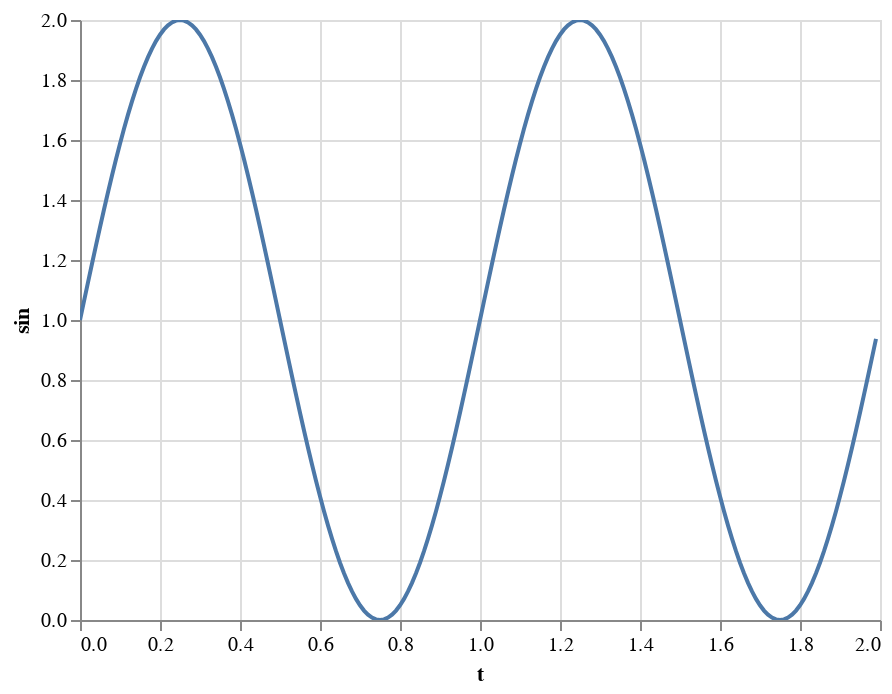

Notebook source saved alongside this figure:
### Code cell
# https://altair-viz.github.io/
import altair as alt

df = pd.DataFrame(list(zip(s, t)), columns=['sin', 't'])
alt.Chart(df).mark_line().encode(
    y='sin',
    x='t',
    tooltip=['sin', 't']
).interactive()

### Figure 1 — Vega-Lite specification as saved in the notebook (floating-point values rounded to 4 significant figures; data arrays with more than 128 entries replaced by an {"elided": "..."} marker saying what was removed)
{"$schema": "https://vega.github.io/schema/vega-lite/v2.6.0.json", "config": {"view": {"height": 300, "width": 400}}, "data": {"name": "data-87b6d5d7a3e92782e92be6a7c606fcdd"}, "datasets": {"data-87b6d5d7a3e92782e92be6a7c606fcdd": {"elided": "200 records"}}, "encoding": {"tooltip": [{"field": "sin", "type": "quantitative"}, {"field": "t", "type": "quantitative"}], "x": {"field": "t", "type": "quantitative"}, "y": {"field": "sin", "type": "quantitative"}}, "mark": "line", "selection": {"selector002": {"bind": "scales", "encodings": ["x", "y"], "mark": {"fill": "#333", "fillOpacity": 0.125, "stroke": "white"}, "on": "[mousedown, window:mouseup] > window:mousemove!", "resolve": "global", "translate": "[mousedown, window:mouseup] > window:mousemove!", "type": "interval", "zoom": "wheel!"}}}
